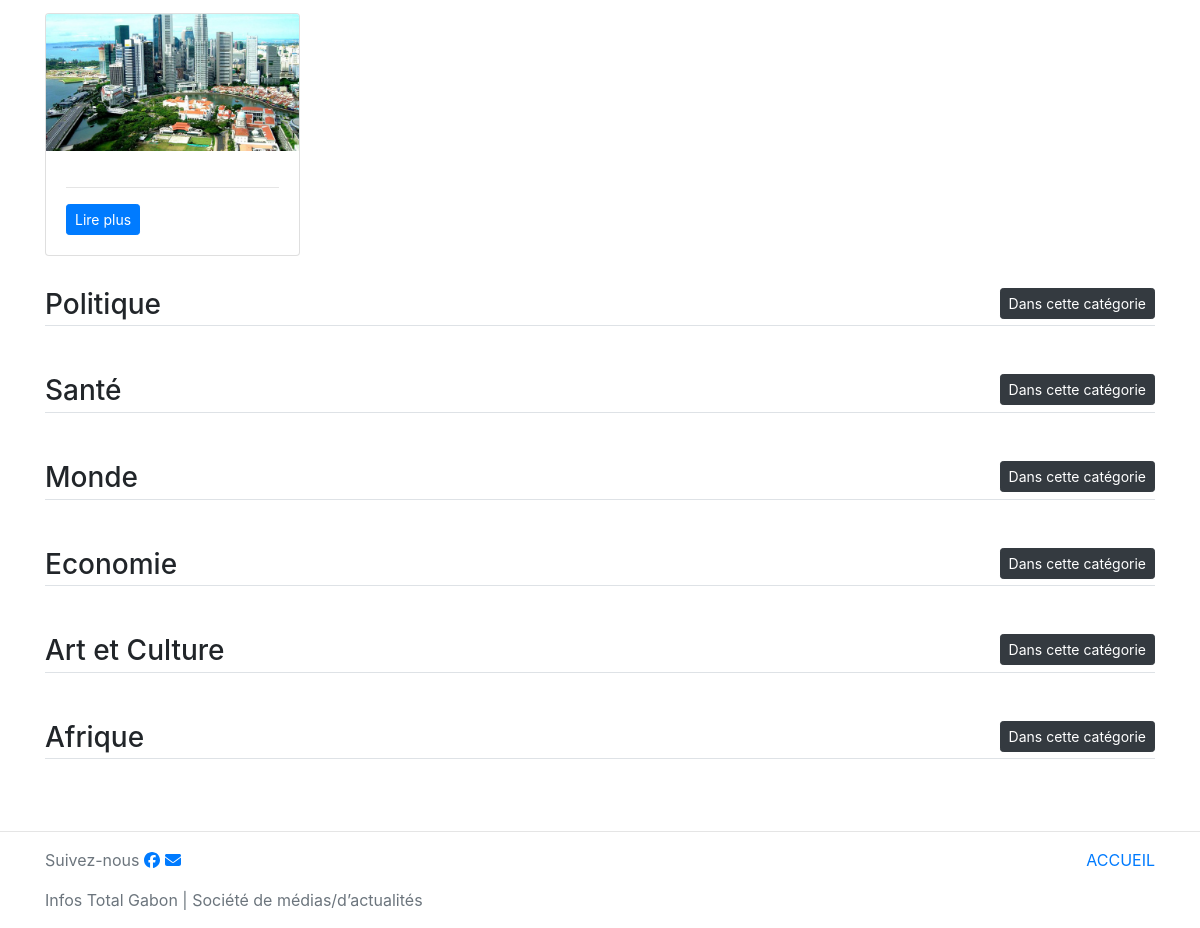
Before: / (lower part) with the older database file.
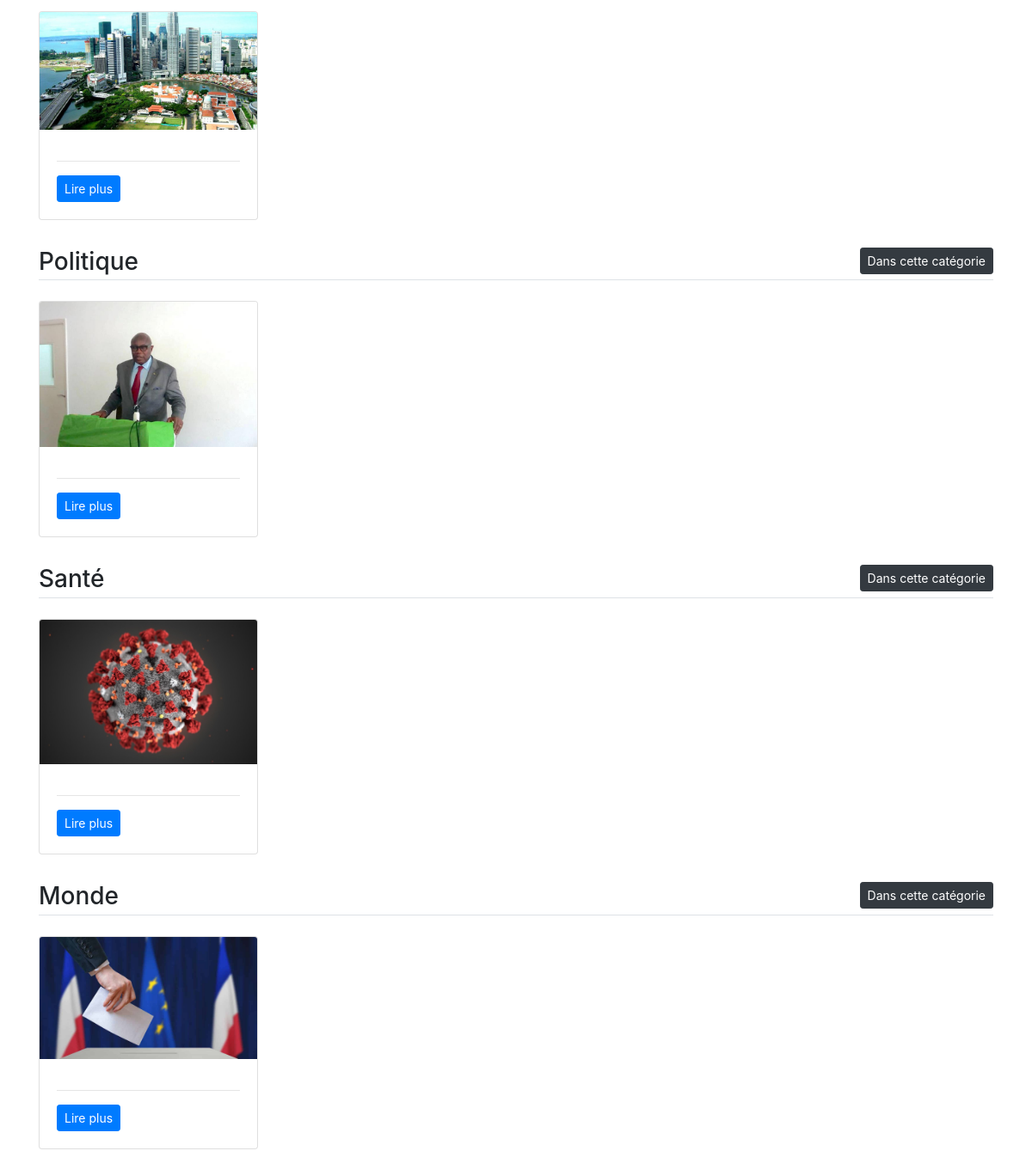
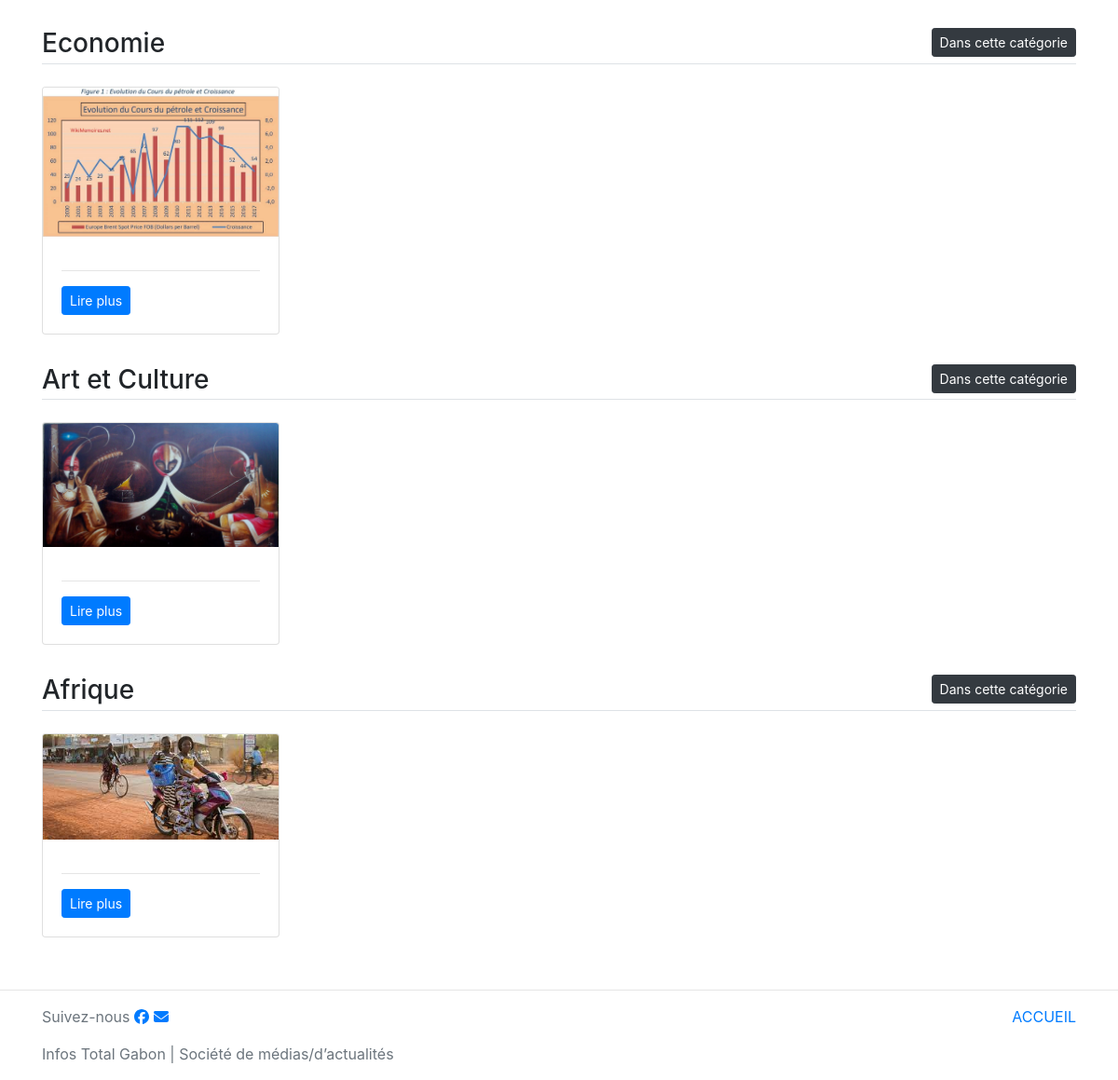
After: the same page with the newer database file (2 pictures, top to bottom).
### main/models.py (models this page shows, shortened)
class News(models.Model):
    category_create = models.ForeignKey(Category, on_delete=models.CASCADE)
    title = models.CharField(max_length=300)
    image=models.ImageField(upload_to='images/')
    detail=models.TextField()
    add_time=models.DateTimeField(auto_now_add=True)
    class Meta:
        verbose_name_plural = 'News'

class Category(models.Model):
    title = models.CharField(max_length=200)
    category_image=models.ImageField(upload_to='images/')
    class Meta:
        verbose_name_plural = 'Categories'

### main/views.py (the view)
# urls.py: path('', views.home , name='home'),
def home(request):
    premiere_news= News.objects.first()
    troisieme_news=News.objects.all()[0:3]
    three_category=Category.objects.all()
    return render(request, 'index.html',
    {'premiere_news':premiere_news,
    'troisieme_news':troisieme_news,
    'three_category':three_category})

### main/templates/index.html (shortened to what this page needs)
{% extends 'base.html' %}
{% block content %}
<main class="container mt-3 mb-5">
	{% for category in three_category %}
	<h3 class="border-bottom pb-1">{{category.title}}<a href="category-infos/{{category.id}}" class="float-right btn btn-sm btn-dark">Dans cette catégorie</a></h3>
	<div class="row my-4">
		{% for news in category.news_set.all %}
		{% if forloop.counter < 5 %}
			<div class="col-md-3">
				<div class="card mb-2 shadow">
				<img src="media/{{news.image}}" class="card-img-top" alt="{{news.title}}">
				<div class="card-body">
					<hr/>
					<p class="card-text"><a href="/detail/{{news.id}}" class="btn btn-sm btn-primary">Lire plus</a></p>
				</div>
				</div>
			</div>
			{% endif %}
			{% endfor %}
	</div>
	{% endfor %}
</main>
{% endblock %}

Changed rows visible on the page:
added News: image (picture), shown under Category "Politique"
added News: image (picture), shown under Category "Santé"
added News: image (picture), shown under Category "Monde"
added News: image (picture), shown under Category "Economie"
added News: image (picture), shown under Category "Art et Culture"
added News: image (picture), shown under Category "Afrique"
